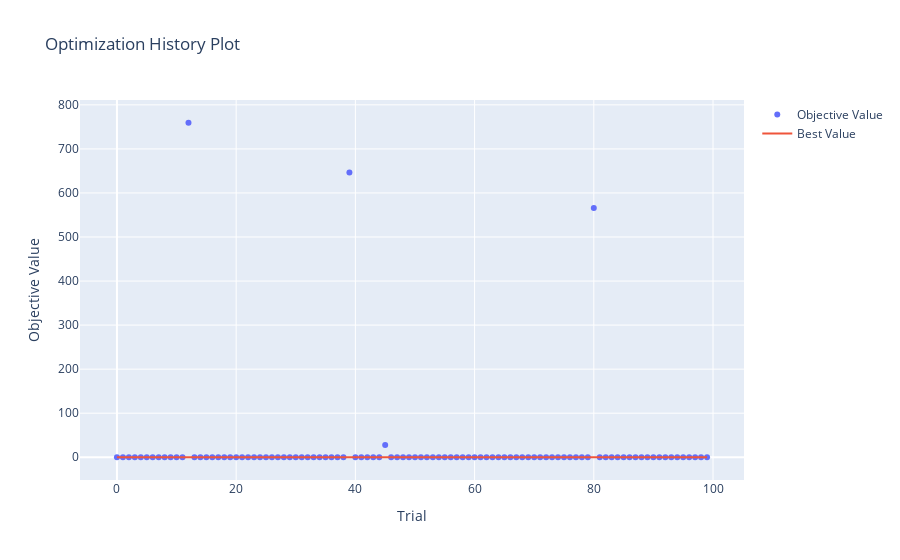

Notebook source saved alongside this figure:
### Code cell
fig = optuna.visualization.plot_optimization_history(cnn_eval["study"]["study"])
show(fig)
